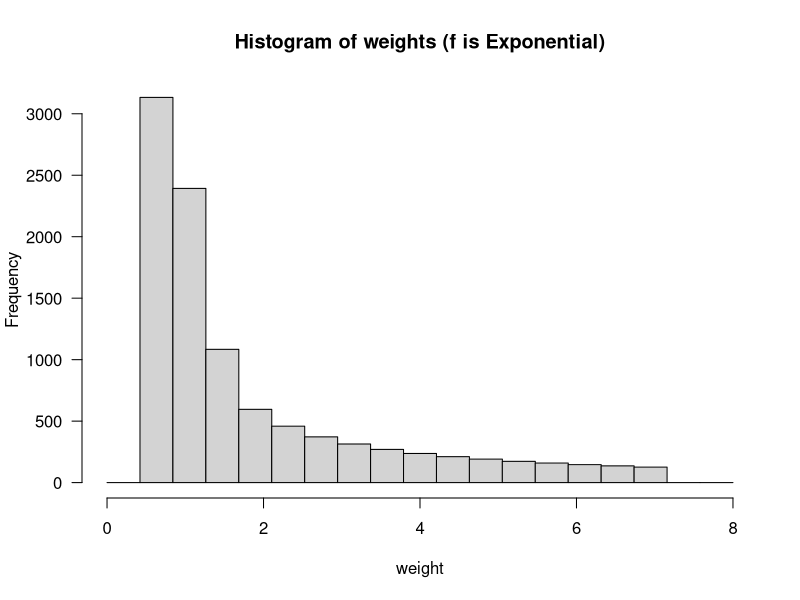
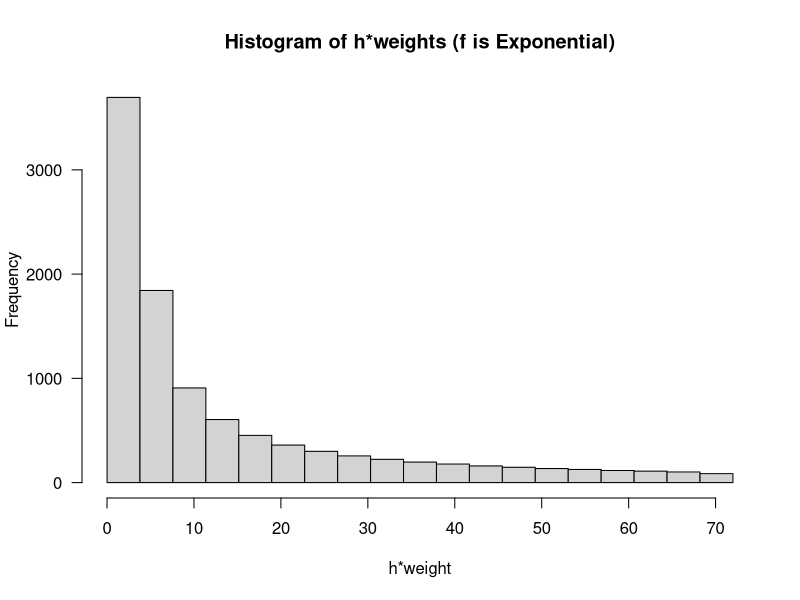
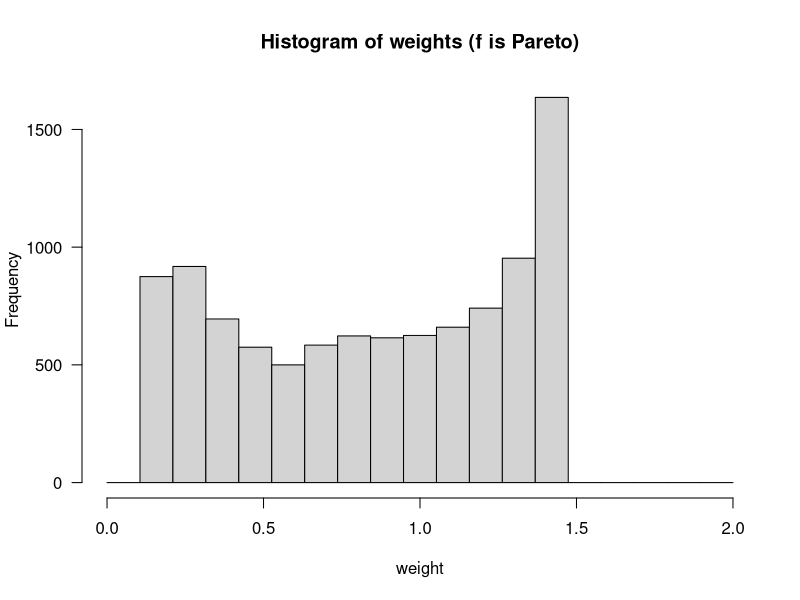
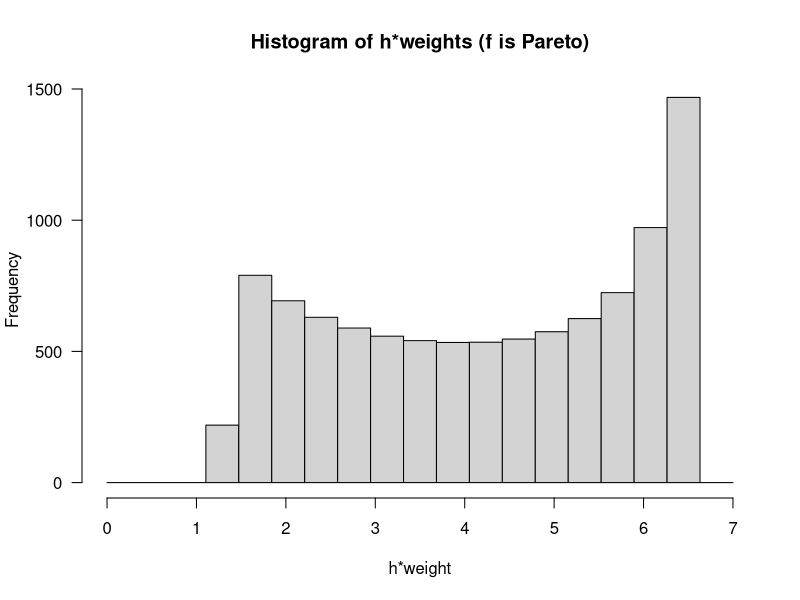
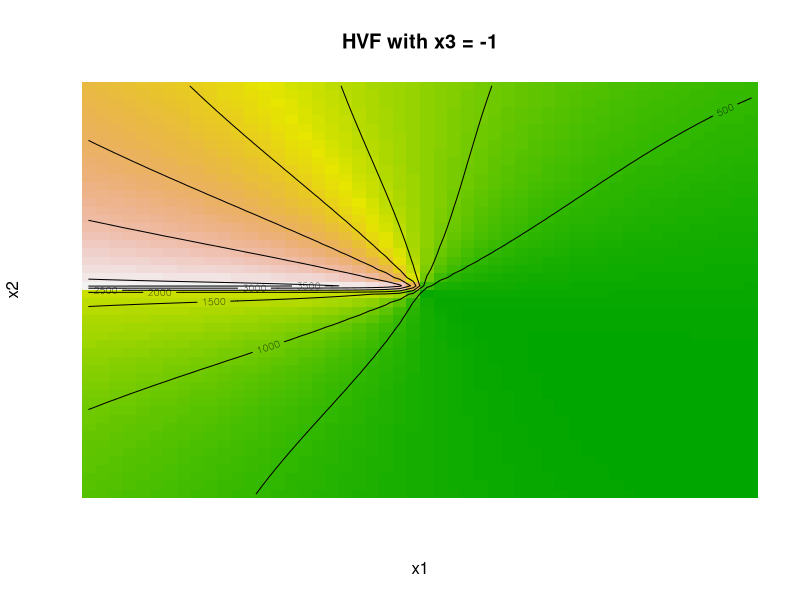
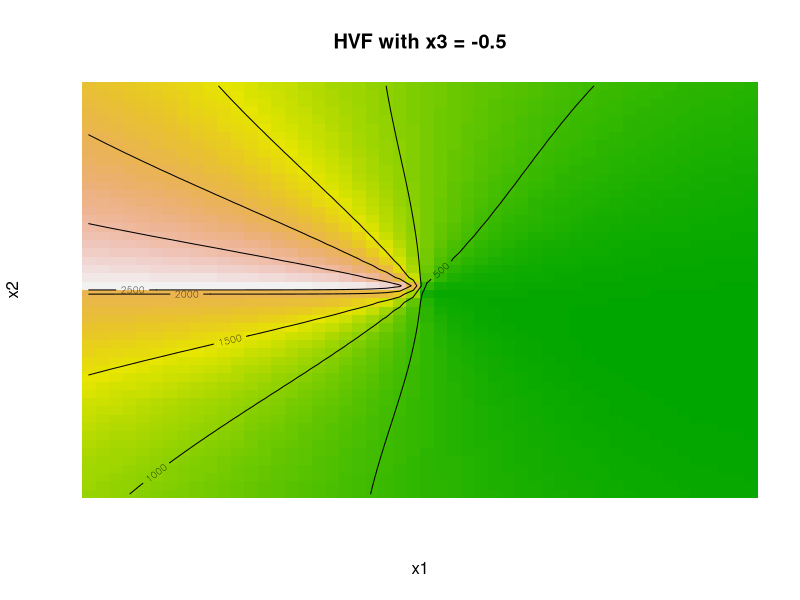
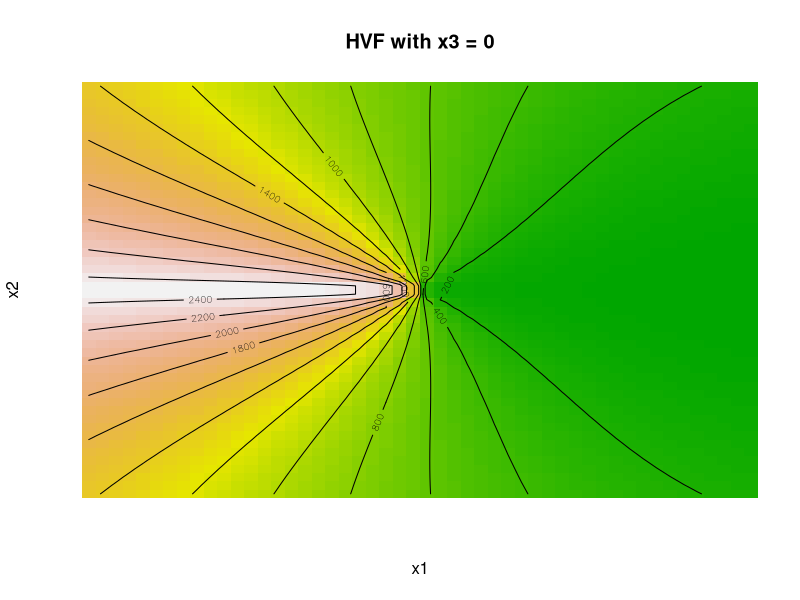
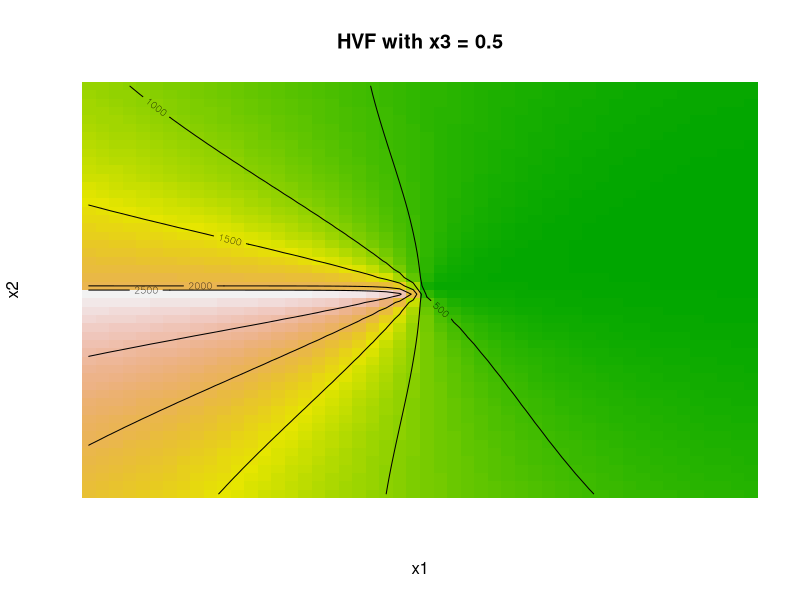

These figures' R source, in order:
################
## Problem 1b ##
################
library(MASS)
library(stats)
library(mvtnorm)

# The parameters are named as in the answer to part 1a
# note: data[,,1] corresponds to outcomes

# Chosen values
  s = 1000
  n = 500
  m = 100
  data = array(0,dim=c(s,n,m))
  t = c(rep("normal",s/2),rep("cauchy",s/2))
  range = c(-100, 100)

# Lopp over all sets
  for(S in 1:s){
    # Creating distribution parameters randomly
    beta = runif(m,range[1],range[2])
    sigma = apply(matrix(1:m), 1, function(x){
      c(runif(x,range[1],range[2]), rep(0,m-x))})
    sigma = sigma*t(sigma)
  
    # Random draws from distribution
    if (t[S]=="normal"){
      data[S,,] = mvrnorm(n, beta, sigma)
    }else{ # cauchy
      data[S,,] = rmvt(n, sigma, delta=beta, df=1)
    }
    
    # Creating outliers
    outliers = sample(c(0,1), 100, replace=T, prob=c(.99,.01))
    data[S,outliers,1] = runif(sum(outliers),2,4)*sd(beta)    
  }
  data # The generated dataset

################
## Problem 2 ##
################
## Parameter specicfication 
  lLim = 10
  rLim = 2
  m = 10000
  h1 = seq(rLim,lLim, l=m)
  h2 = h1^2

## Functions specified by the problem
  # Pareto cdf
  dpar = function(x){
    # parameters: alfa=2, beta=3
    return(24*x^(-4))
  }
  
  # Exponential cdf
  dexp = function(x){
    # parameter=1, right shift of 2
    return(exp(2-x))
  }
  
  # Weights
  weights = function(h, f = "exp"){
    if (f == "exp"){
      return(dpar(h)/dexp(h))
    }else{
      return(dexp(h)/dpar(h))
    }
      
  }
  
  # Expectation
  expect = function(h, f = "exp"){
    return(sum(h*weights(h,f))/(length(h)-1))
  }

## Computations part a
  # Expectation estimates
  aEX = expect(h1)
  aEX2 = expect(h2)

  # Histograms
  hist(weights(h1), breaks=seq(0,ceiling(max(weights(h1))),l=20),
       main = "Histogram of weights (f is Exponential)", las=1, xlab="weight")
  hist(h1*weights(h1), breaks=seq(0,ceiling(max(h1*weights(h1))),l=20),
       main = "Histogram of h*weights (f is Exponential)", las=1, xlab="h*weight")

## Computations part b
  # Expectation estimates
  bEX = expect(h1, f= "par")
  bEX2 = expect(h2, f= "par")

  # Histograms
  hist(weights(h1, f="par"),breaks=seq(0,ceiling(max(weights(h1, f="par"))),l=20),
       main = "Histogram of weights (f is Pareto)", las=1, xlab="weight")
  hist(h1*weights(h1, f="par"),breaks=seq(0,ceiling(max(h1*weights(h1, f="par"))),
       l=20),main = "Histogram of h*weights (f is Pareto)",las=1,xlab="h*weight")


################
## Problem 3 ##
################

design = function(n,p,lower,upper){
  X = matrix(rep(1,n*p), ncol=p)
  for(col in 2:p){
    X[,col]= runif(n,lower,upper)
  }
  return(X)
}
test = function(){
  set.seed(200)
  beta0 = 0;beta1 = 0;beta2 = 0;beta3 = 0
  beta0t = seq(0,1,by=0.1)
  beta1t = beta0t
  n = 100
  best = 300
  y = rep(0,n)
  X = design(n, 4, -5, 5)
  for (i in 1:length(beta0t)){
    for (j in 1:length(beta1t)){
      beta = c(beta0t[i],beta1t[j], beta2, beta3)
      y = rbinom(n, 1, prob=pnorm(X%*%beta))
      data = data.frame(y,X)
      reg = summary(lm(y~X2+X3+X4,data))$coeff
      if(abs((reg[2,1]/reg[2,2])-2)< best){
        best = abs((reg[2,1]/reg[2,2])-2)
        beta0 = beta0t[i]
        beta1 = beta1t[j]
      }
    }
  }
  return(c(beta0,beta1,beta2,beta3))
}
test() # Proposed starting coefficients

# Function doing EM
em = function(X,y,test,tol=sqrt(.Machine$double.eps), maxI = 2e3){
  set.seed(300)
  change=Inf
  beta = test
  i = 0
  while(change>tol & i<maxI){
    i=i+1
    prev = beta
    mu = X%*%beta
    z = ifelse(y==1, mu+dnorm(mu,0,1)/pnorm(mu,0,1),mu-dnorm(mu,0,1)/pnorm(-mu,0,1))
    beta=unname(lm(z~X2+X3+X4,data.frame(z,X))$coeff)
    change=sum(abs(prev-beta))/sum(abs(prev))
  } 
  out = c(i,beta); names(out)=c("Iterations", "beta0", "beta1", "beta2", "beta3")
  return(out)
}

## Test of the EM algorithm
n = 100
p = 4
test = test()
X = cbind(1, matrix(rep(rnorm(n*(p-1),0,1)),ncol=p-1))
y = rbinom(n, size = 1, prob = pnorm(X%*%test))
em(X,y,test)


## Direct maximization of log-likelyhood
dirLikelihood =function(par, X, y) {
  npdf = pnorm(X%*%par, 0, 1, lower.tail = T, log.p = F)
  return(sum(y*log(npdf)+(1-y)*log(1-npdf)))
}

first = as.double(lm(y~X2+X3+X4,data.frame(y,X))$coeff)
out = optim(first, fn=dirLikelihood, gr=NULL, y=y, X=X, method="BFGS",
            control=list(trace=T,maxit=2e3,fnscale=-1), hessian=T)
out$par     # estimates
out$counts  # iterations
sqrt((-1)*diag(solve(out$hessian))) # se of estimates

################
## Problem 4 ##
################
library(fields)

## Helical valley function
hvf <- function(x) {
  a <- 10*(x[3] - (5/pi)*atan2(x[2],x[1]))
  b <- 10*(sqrt(x[1]^2+x[2]^2)-1)
  return(a^2+b^2+x[3]^2)
}

## Surface plots
testx3 = seq(-1,1,0.5)
for(i in testx3){
  x1 <- seq(-1, 1, length.out=50)
  x2 <- seq(-1, 1, length.out=50)
  z <- apply(as.matrix(expand.grid(x1, x2)), 1, function(x) hvf(c(x, i)))
  image(x1, x2, matrix(z, 50, 50), col = terrain.colors(100),
        axes = FALSE, main=paste("HVF with x3 =",i))
  contour(x1, x2, matrix(z, 50, 50),add = TRUE)
}

## Extrema by starting point
optim(c(-1,1,2), hvf)$value
optim(c(1,2,3), hvf)$value
nlm(hvf, c(-1,1,2))$minimum
nlm(hvf, c(1,2,3))$minimum
